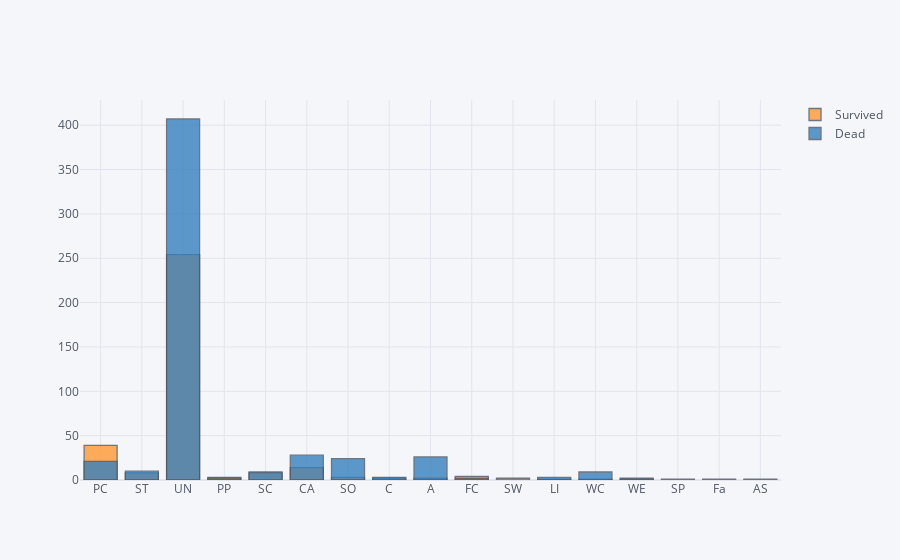

Notebook code cell kept with this figure:
### Code cell
df['Ticket_initial2'] = df['Ticket_initial2'].fillna('UN')

train = df[:ntrain]
survived = train[train['Survived'] == 1]['Ticket_initial2']
dead = train[train['Survived'] == 0]['Ticket_initial2']
df_temp1 = pd.concat([survived, dead], axis=1, keys=['Survived', 'Dead'])
df_temp1.iplot(kind='histogram')

### Figure 1 — Plotly figure (JSON) as saved in the notebook; plotly's stock layout.template omitted (floating-point values rounded to 4 significant figures; data arrays with more than 128 entries replaced by an {"elided": "..."} marker saying what was removed)
{"data": [{"histfunc": "count", "histnorm": "", "marker": {"color": "rgba(255, 153, 51, 1.0)", "line": {"color": "#4D5663", "width": 1.3}}, "name": "Survived", "opacity": 0.8, "orientation": "v", "x": {"elided": "891 str values"}, "type": "histogram"}, {"histfunc": "count", "histnorm": "", "marker": {"color": "rgba(55, 128, 191, 1.0)", "line": {"color": "#4D5663", "width": 1.3}}, "name": "Dead", "opacity": 0.8, "orientation": "v", "x": {"elided": "891 str values"}, "type": "histogram"}], "layout": {"barmode": "overlay", "legend": {"bgcolor": "#F5F6F9", "font": {"color": "#4D5663"}}, "paper_bgcolor": "#F5F6F9", "plot_bgcolor": "#F5F6F9", "title": {"font": {"color": "#4D5663"}}, "xaxis": {"gridcolor": "#E1E5ED", "showgrid": true, "tickfont": {"color": "#4D5663"}, "title": {"font": {"color": "#4D5663"}, "text": ""}, "zerolinecolor": "#E1E5ED"}, "yaxis": {"gridcolor": "#E1E5ED", "showgrid": true, "tickfont": {"color": "#4D5663"}, "title": {"font": {"color": "#4D5663"}, "text": ""}, "zerolinecolor": "#E1E5ED"}}}
